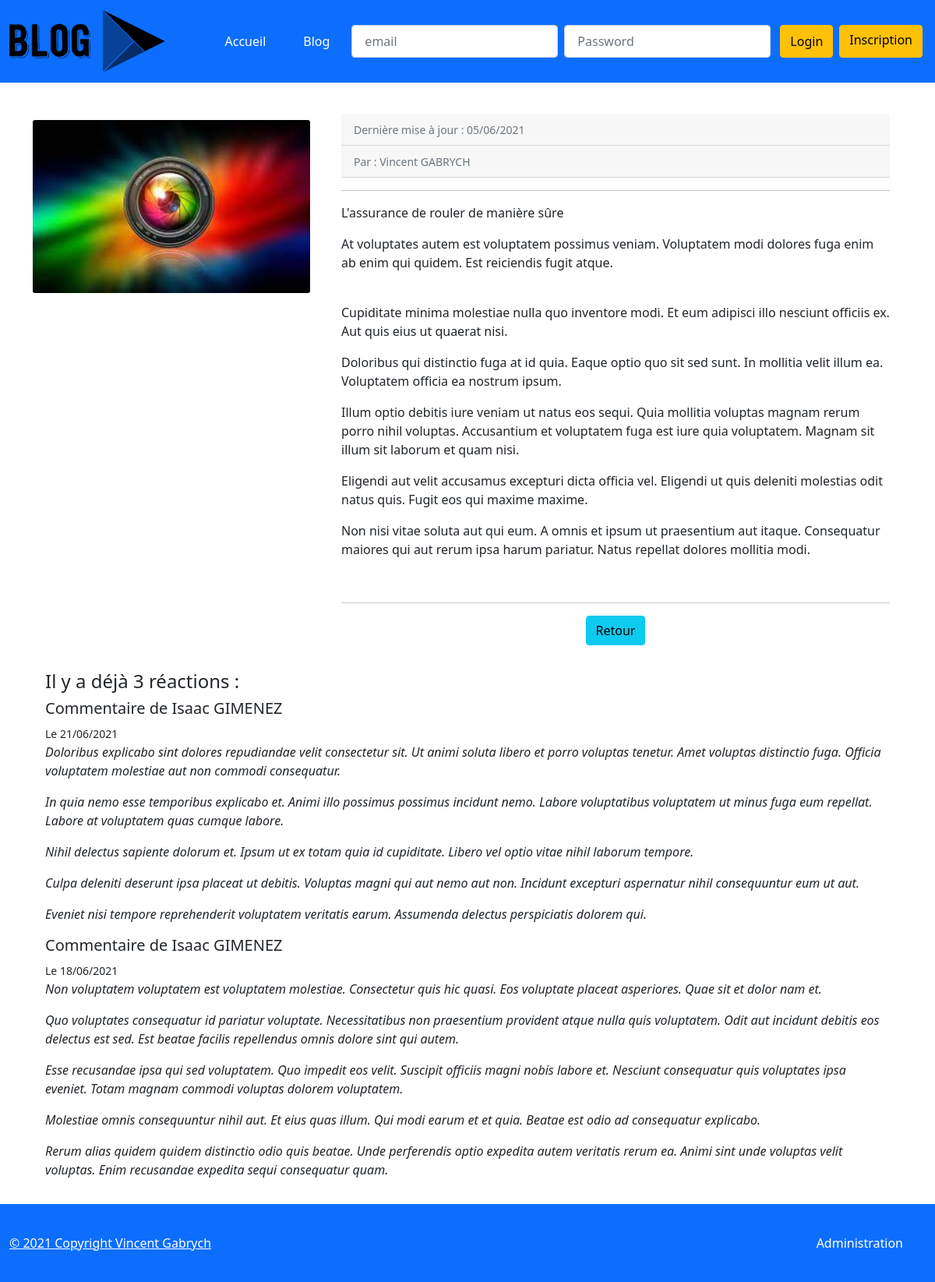
Screenshot of /index.php?controller=ArticleController&task=showOneArticle&id=2 with the database file from the repository.
### tables this page shows
CREATE TABLE IF NOT EXISTS `articles` (
  `id` int(11) NOT NULL AUTO_INCREMENT,
  `title` varchar(255) DEFAULT NULL,
  `chapo` varchar(255) DEFAULT NULL,
  `content` longtext,
  `user_id` int(11) NOT NULL,
  `created_at` datetime DEFAULT NULL,
  `posted` tinyint(1) DEFAULT NULL,
  PRIMARY KEY (`id`),
  KEY `fk_posts_Users_idx` (`user_id`)
);

CREATE TABLE IF NOT EXISTS `comments` (
  `id` int(11) NOT NULL AUTO_INCREMENT,
  `author_id` int(11) NOT NULL,
  `article_id` int(11) NOT NULL,
  `content` longtext,
  `created_at` datetime DEFAULT NULL,
  `publied` tinyint(1) DEFAULT NULL,
  PRIMARY KEY (`id`),
  KEY `fk_comments_Users1_idx` (`author_id`),
  KEY `fk_comments_posts1_idx` (`article_id`)
);

### libraries/Renderer.php (called while the page is built, shortened)
<?php
class Renderer
{
public static function render(string $path, array $variables = []): void
    {
        extract($variables);
        require('templates/' . $path . '.html.php');
        require('templates/home/layout.html.php');
    }
}

### libraries/controllers/ArticleController.php (called while the page is built, shortened)
<?php
require_once('libraries/services/BlogService.php');
require_once('libraries/renderer.php');
class ArticleController
{
    public function showOneArticle()
    {
        $id = filter_input(INPUT_GET, 'id', FILTER_VALIDATE_INT);
        $article = (new BlogService())->getOneArticleWithComments($id);
        $avm = new ArticleViewModel();
        $avm->article = $article;
        \Renderer::render('articles/show', compact('avm'));
    }
}

### libraries/Application.php (called while the page is built, shortened)
<?php
class Application
{
     public static function process()
    {
            $taskName = self::getTaskName();
            $controller = new $controllerName();
            $controller->$taskName();
    }
    private static function getTaskName(): string
    {
        $taskName = filter_input(INPUT_GET, "task", FILTER_SANITIZE_SPECIAL_CHARS);
        return $taskName;
    }
}

### index.php (called while the page is built, shortened)
<?php
require_once('libraries/Application.php');
Application::process();

### DataBase/Database.php (called while the page is built)
<?php
class Database
{
    public static function getPdo(int $errorMode =  PDO::ERRMODE_EXCEPTION, int $fetchMode = PDO::FETCH_ASSOC): PDO
    {
        return new PDO('mysql:host=localhost;dbname=projet5;charset=utf8', 'root', 'root', [
            PDO::ATTR_ERRMODE => $errorMode,
            PDO::ATTR_DEFAULT_FETCH_MODE => $fetchMode
        ]);
    }
}

### libraries/services/BlogService.php (called while the page is built, shortened)
<?php
require_once('libraries/Repositories/ArticleRepository.php');
require_once('libraries/Repositories/CommentRepository.php');
require_once('libraries/Models/model/Article.Model.php');
require_once('libraries/Models/model/CommentWithNameModel.php');
require_once('libraries/Models/model/User.Model.php');
class BlogService
{
    public function getOneArticleWithComments(int $id) : ?ArticleModel
    {
        $articleRepo = new ArticleRepository();
        $commentRepo = new CommentRepository();
        $userRepo = new UserRepository();
        $articleEntity = $articleRepo->getOneArticle($id);
        $commentsEntities = $commentRepo->getCommentsByArticleId($id);
        $userArticleEntity = $userRepo->getUserById($articleEntity->getUserId());
        $userModel = new UserModel();
        $userModel->setId($userArticleEntity->getId());
        $userModel->setFirstname(ucfirst(strtolower($userArticleEntity->getFirstname()) ));
        $userModel->setLastname(strtoupper($userArticleEntity->getLastname()));
        $userModel->setEmail($userArticleEntity->getEmail());
        $userModel->setFullname($userModel->getFirstname() . ' ' . $userModel->getLastname());
        $userModel->setRole($userArticleEntity->getRole());
        $commentsModel = [];
        foreach($commentsEntities as $c)
        {
            $cm = new CommentWithNameModel();
            $cm->setId($c->getId());
            $CommentsUserEntity = $userRepo->getUserById($c->getAuthorId());
            $userCommentModel = new UserModel();
            $userCommentModel->setId($CommentsUserEntity->getId());
            $userCommentModel->setFirstname(ucfirst(strtolower($CommentsUserEntity->getFirstname()) ));
            $userCommentModel->setLastname(strtoupper($CommentsUserEntity->getLastname()));
            $cm->setFullname($userCommentModel->getFirstname() ."  ". $userCommentModel->getLastname() );
            $cm->setArticleId($c->getArticleId());
            $cm->setContent($c->getContent());
            $cm->setCreatedAt($c->getCreatedAt());
            $cm->setPublied($c->getPublied());
            $cm->setCensored( strpos($cm->getContent(), 'http://') !== false );
            array_push($commentsModel, $cm);
        }
        $articleModel = new ArticleModel();
        $articleModel->setAllComments($commentsModel);
        $articleModel->setAuthor($userModel);
        $articleModel->setChapo($articleEntity->getChapo());
        $articleModel->setContent($articleEntity->getContent());
        $articleModel->setCreatedAt($articleEntity->getCreatedAt());
        $articleModel->setId($articleEntity->getId());
        $articleModel->setPosted($articleEntity->getPosted());
        $interval = date_diff($articleModel->getCreatedAt(), new DateTime('now'));
        $articleModel->setRecent( $interval->format('%a') < 31 );
        $articleModel->setTitle($articleEntity->getTitle());
        return $articleModel;
    }
}

### libraries/Repositories/ArticleRepository.php (called while the page is built, shortened)
<?php
require_once('DataBase/database.php');
class ArticleRepository
{
    public function __construct()
    {
        $this->pdo = \Database::getPdo();
    }
    private function toArticleEntity($line): ArticleEntity {
        $article = new ArticleEntity();
        $article->setId(intval($line['id']));
        $article->setTitle($line['title']);
        $article->setChapo($line['chapo']);
        $article->setContent($line['content']);
        $article->setUserId(intval($line['user_id']));
        $article->setCreatedAt(new DateTime($line['created_at']));
        $article->setPosted($line['posted'] === null ? false : $line['posted']);
        return $article;
    }
    public function getOneArticle(int $id): ?ArticleEntity
    {
        $query = $this->pdo->prepare("SELECT a.* FROM articles as a where a.id = :id");
        $query->execute(['id' => $id]);
        $articleLine = $query->fetch();
        $article = null;
        if ($articleLine !== false) {
            $article = $this->toArticleEntity($articleLine);
        }
        return $article;
    }
}

### libraries/models/Model/Article.Model.php (called while the page is built, shortened)
<?php
class ArticleModel
{
    private $id;
    private $title;
    private $chapo;
    private $content;
    private $createdAt;
    private $allComments;
    private $author;
    public function getId(): int
    {
        return $this->id;
    }
    public function setId(int $id)
    {
        $this->id = $id;
    }
    public function getTitle(): string
    {
        return $this->title;
    }
    public function setTitle(string $title)
    {
        $this->title = $title;
    }
    public function getChapo(): string
    {
        return $this->chapo;
    }
    public function setChapo(string $chapo)
    {
        $this->chapo = $chapo;
    }
    public function getContent(): string
    {
        return $this->content;
    }
    public function setContent(string $content)
    {
        $this->content = $content;
    }
    public function getCreatedAt(): DateTime
    {
        return $this->createdAt;
    }
    public function setCreatedAt(DateTime $createdAt)
    {
        $this->createdAt = $createdAt;
    }
    public function getAllComments(): array
    {
        return $this->allComments;
    }
    public function setAllComments(array $comments)
    {
        $this->allComments = $comments;
    }
    public function getAuthor(): ?UserModel
    {
        return $this->author;
    }
    public function setAuthor(UserModel $author)
    {
        $this->author = $author;
    }
}

### libraries/models/Model/User.model.php (called while the page is built, shortened)
<?php
class UserModel
{
    private $fullname;
    public function getFullname() : string
    {
        return $this->fullname;
    }
    public function setFullname(string $fullname)
    {
        $this->fullname = $fullname;
    }
}

### libraries/models/Model/CommentWithNameModel.php (called while the page is built, shortened)
<?php
require_once('libraries/models/model/User.model.php');
class CommentWithNameModel extends UserModel
{
    private $content;
    private $createdAt;
    private $publied;
    public function getContent(): string
    {
        return $this->content;
    }
    public function setContent(string $content): void
    {
        $this->content = $content;
    }
    public function getCreatedAt(): DateTime
    {
        return $this->createdAt;
    }
    public function setCreatedAt(DateTime $createdAt): void
    {
        $this->createdAt = $createdAt;
    }
    public function isPublied(): bool
    {
        return $this->publied;
    }
    public function setPublied(bool $publied): void
    {
        $this->publied = $publied;
    }
}

### libraries/Repositories/CommentRepository.php (called while the page is built, shortened)
<?php
require_once('DataBase/database.php');
class CommentRepository
{
    public function __construct()
    {
        $this->pdo = \Database::getPdo();
    }
    public function getCommentsByArticleId(int $id): array
    {
        $query = $this->pdo->prepare(
            " SELECT c.* FROM Comments as c Where c.article_id= :id ORDER BY created_At DESC"
        );
        $query->execute(['id' => $id]);
        $allComments = [];
        while ($commentLine = $query->fetch()) {
            $comment = new CommentEntity();
            $comment->setId($commentLine['id']);
            $comment->setAuthorId($commentLine['author_id']);
            $comment->setArticleId($commentLine['article_id']);
            $comment->setContent($commentLine['content']);
            $comment->setCreatedAt(new DateTime($commentLine['created_at']));
            $comment->setPublied($commentLine['publied'] === null ? false:$commentLine['publied']);
            array_push($allComments, $comment);
        }
        return $allComments;
    }
}

### templates/articles/show.html.php (the view, shortened to what this page needs)
<div class="row">
        <Div class="col-lg-4">
            <br>
            <img class="card-img" src="/img/posts/<?php echo $avm->article->getId() ?>.jpg" >
        </div>
        <div class="col-lg-8">
            <div class="card-body">
                    <div class="card-header"><small class="text-muted">Dernière mise à jour : <?= $avm->article->getCreatedAt()->format('d/m/Y') ?></small></div>
                    <div class="card-header"><small class="text-muted">Par : <?= $avm->article->getAuthor()->getFullname() ?></small></div>
                    <hr>
                    <div class="mb-3"><?= $avm->article->getTitle() ?></div>
                    <div class="mb-3"><?= $avm->article->getChapo() ?></div>
                    <br>
                    <div class="mb-3"><?= $avm->article->getContent() ?></div>
                    <br>
                    <hr>
                    <div class="col-auto text-center">
                    <a href="index.php?controller=ArticleController&task=showAllArticlesWithPagination" class="btn btn-info">Retour </a>
                    </div>
            </div>
        </div>
</div>
<div class="card-body Comment">
    <?php if (count($avm->article->getAllComments()) === 0) : ?>
        <h4>Il n'y a pas encore de commentaires pour cet article ... SOYEZ LE PREMIER ! :D</h4>
    <?php else : ?>
        <h4>Il y a déjà <?= count($avm->article->getAllComments()) ?> réactions : </h4>
        <?php foreach ($avm->article->getAllComments() as $commentaire) : if ($commentaire->isPublied() == 1){  ?>
            <h5>Commentaire de <?= $commentaire->getFullname() ?></h5>
            <small>Le <?= $commentaire->getCreatedAt()->format('d/m/Y') ?></small>
            <blockquote>
                <em><?= $commentaire->getContent() ?></em>
            </blockquote>
        <?php } endforeach ?>
    <?php endif ?>
</div>

### assets/css/style.css (style rules this page uses)
body { min-height: 100vh; position: relative; margin: 0; box-sizing: border-box; }

### rows the page displays
articles: title "L'assurance de rouler de manière sûre", chapo "At voluptates autem est voluptatem possimus veniam. Voluptatem modi dolores fuga enim ab enim qui quidem. Est reiciendis fugit atque.", content "Cupiditate minima molestiae nulla quo inventore modi. Et eum adipisci illo nesciunt officiis ex. Aut quis eius ut quaerat nisi. Doloribus qui distinctio fuga at id quia. Eaque optio quo sit sed sunt. In mollitia velit illum ea. Voluptatem officia ea nostrum ipsum. Illum optio debitis iure veniam ut natus eos sequi. Quia mollitia voluptas magnam rerum porro nihil voluptas. Accusantium et voluptatem fuga est iure quia voluptatem. Magnam sit illum sit laborum et quam nisi. Eligendi aut velit accusamus excepturi dicta officia vel. Eligendi ut quis deleniti molestias odit natus quis. Fugit eos qui maxime maxime. Non nisi vitae soluta aut qui eum. A omnis et ipsum ut praesentium aut itaque.…"
comments: Fullname "Isaac GIMENEZ", format "21/06/2021", content "Doloribus explicabo sint dolores repudiandae velit consectetur sit. Ut animi soluta libero et porro voluptas tenetur. Amet voluptas distinctio fuga. Officia voluptatem molestiae aut non commodi consequatur. In quia nemo esse temporibus explicabo et. Animi illo possimus possimus incidunt nemo. Labore voluptatibus voluptatem ut minus fuga eum repellat. Labore at voluptatem quas cumque labore. Nihil delectus sapiente dolorum et. Ipsum ut ex totam quia id cupiditate. Libero vel optio vitae nihil laborum tempore. Culpa deleniti deserunt ipsa placeat ut debitis. Voluptas magni qui aut nemo aut non. Incidunt excepturi aspernatur nihil consequuntur eum ut aut. Eveniet nisi tempore reprehenderit…"
comments: Fullname "Isaac GIMENEZ", format "18/06/2021", content "Non voluptatem voluptatem est voluptatem molestiae. Consectetur quis hic quasi. Eos voluptate placeat asperiores. Quae sit et dolor nam et. Quo voluptates consequatur id pariatur voluptate. Necessitatibus non praesentium provident atque nulla quis voluptatem. Odit aut incidunt debitis eos delectus est sed. Est beatae facilis repellendus omnis dolore sint qui autem. Esse recusandae ipsa qui sed voluptatem. Quo impedit eos velit. Suscipit officiis magni nobis labore et. Nesciunt consequatur quis voluptates ipsa eveniet. Totam magnam commodi voluptas dolorem voluptatem. Molestiae omnis consequuntur nihil aut. Et eius quas illum. Qui modi earum et et quia. Beatae est odio ad consequatur…"

### other values shown
$avm->article->getCreatedAt()->format('d/m/Y') "05/06/2021"
$avm->article->getAuthor()->getFullname() "Vincent GABRYCH"
count($avm->article->getAllComments()) "3"
